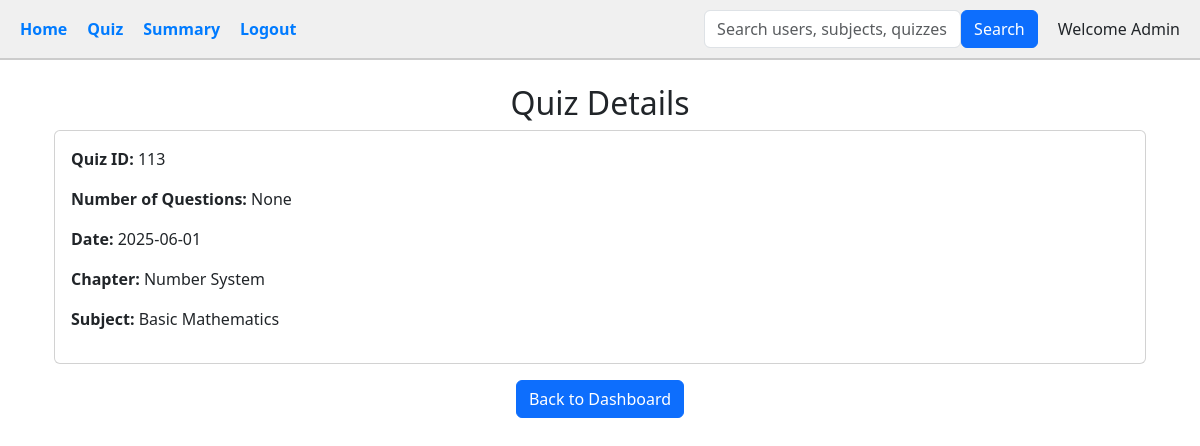
/admin/quiz/113, run on the app's committed database.
### tables this page shows
CREATE TABLE quizzes (
        id INTEGER PRIMARY KEY AUTOINCREMENT,
        chapter_id INTEGER,
        name TEXT,
        num_questions INTEGER,
        date_of_quiz TEXT,
        time_duration TEXT,
        remarks TEXT,
        FOREIGN KEY(chapter_id) REFERENCES chapters(id)
    );

CREATE TABLE chapters (
        id INTEGER PRIMARY KEY AUTOINCREMENT,
        subject_id INTEGER,
        name TEXT,
        description TEXT,
        FOREIGN KEY(subject_id) REFERENCES subjects(id)
    );

CREATE TABLE subjects (
        id INTEGER PRIMARY KEY AUTOINCREMENT,
        name TEXT,
        description TEXT
    );

### app.py (the view)
@app.route('/admin/quiz/<int:quiz_id>')
def admin_view_quiz(quiz_id):
    conn = sqlite3.connect('instance/quiz_master.db')
    cur = conn.cursor()
    cur.execute("""
        SELECT quizzes.id, quizzes.num_questions, quizzes.date_of_quiz, chapters.name, subjects.name
        FROM quizzes
        JOIN chapters ON quizzes.chapter_id = chapters.id
        JOIN subjects ON chapters.subject_id = subjects.id
        WHERE quizzes.id = ?
    """, (quiz_id,))
    quiz = cur.fetchone()
    conn.close()
    if not quiz:
        flash("Quiz not found.", "danger")
        return redirect(url_for('admin_dashboard'))
    return render_template('admin_quiz_details.html', quiz=quiz)

### app.py (called while the page is built)
@app.teardown_appcontext
def close_connection(_):
    db = getattr(g, '_database', None)
    if db is not None:
        db.close()

### templates/admin_quiz_details.html (shortened to what this page needs)
{% extends 'admin_base.html' %}
{% block content %}
<div class="container mt-4">
    <h2 class="text-center">Quiz Details</h2>
    <div class="card">
        <div class="card-body">
            <p><strong>Quiz ID:</strong> {{ quiz[0] }}</p>
            <p><strong>Number of Questions:</strong> {{ quiz[1] }}</p>
            <p><strong>Date:</strong> {{ quiz[2] }}</p>
            <p><strong>Chapter:</strong> {{ quiz[3] }}</p>
            <p><strong>Subject:</strong> {{ quiz[4] }}</p>
        </div>
    </div>
    <div class="text-center mt-3">
        <a href="{{ url_for('admin_dashboard') }}" class="btn btn-primary">Back to Dashboard</a>
    </div>
</div>
{% endblock %}

### data on the page
quizzes: id "113", date_of_quiz "2025-06-01"
chapters: name "Number System"
subjects: name "Basic Mathematics"

### other printed values
{{ quiz[1] }} "None"
